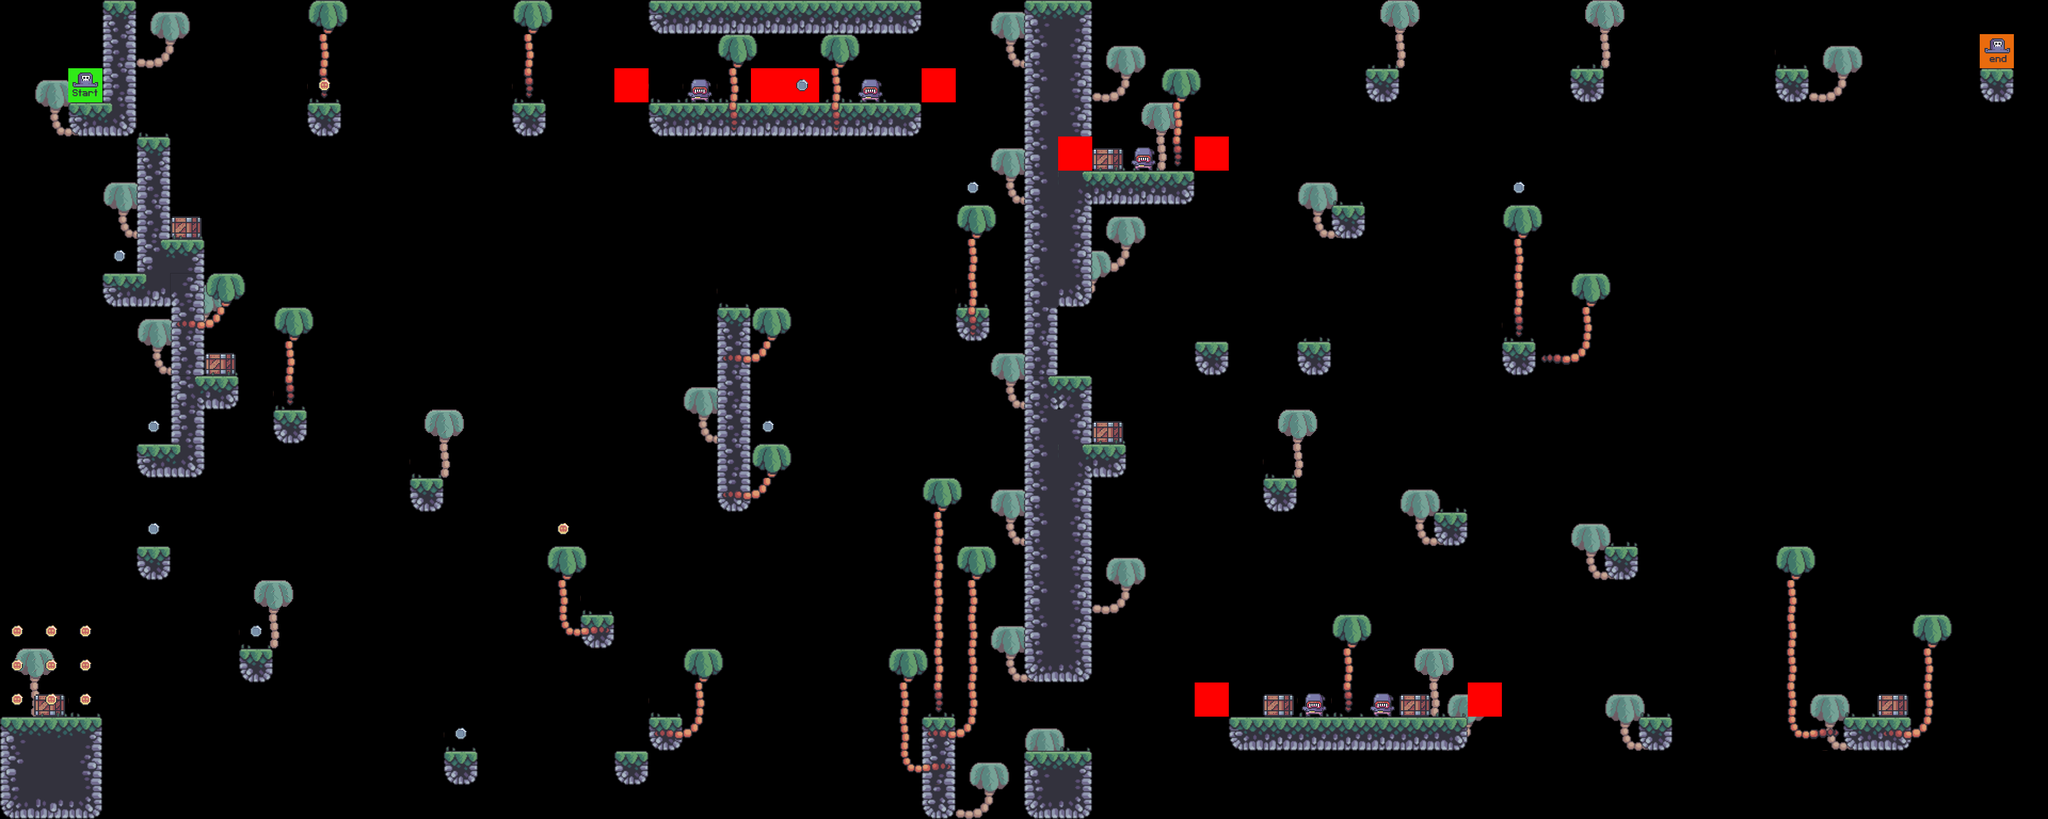

Tiled map render using the project's own tile images. Description and the map definition, with tile-layer contents summarised, below:
An orthogonal 60x24 tile map with 64x64 px tiles, 10 tile layers (bg_palms, terrain, crates, grass, ...), 8 tilesets.

<map version="1.8" tiledversion="1.8.2" orientation="orthogonal" renderorder="right-down" width="60" height="24" tilewidth="64" tileheight="64" infinite="0" nextlayerid="11" nextobjectid="1">
 <editorsettings>
  <export target="level_4.csv" format="csv" />
 </editorsettings>
 <tileset firstgid="1" source="../Official Tileset/terrain tiles pirate.tsx" />
 <tileset firstgid="86" source="../Official Tileset/palm_stem_grass.tsx" />
 <tileset firstgid="95" source="../Official Tileset/fg_palms.tsx" />
 <tileset firstgid="96" source="../Official Tileset/crates.tsx" />
 <tileset firstgid="97" source="../Official Tileset/enemy_tile.tsx" />
 <tileset firstgid="99" source="../Official Tileset/player_tiles.tsx" />
 <tileset firstgid="101" source="../Official Tileset/coin_tiles.tsx" />
 <tileset firstgid="103" source="../Official Tileset/bg_palms.tsx" />
 <layer id="1" name="bg_palms" width="60" height="24">
  <data>[1440 cells, 32 non-empty, 3 distinct tile ids]</data>
 </layer>
 <layer id="2" name="terrain" width="60" height="24">
  <data>[1440 cells, 132 non-empty, 23 distinct tile ids]</data>
 </layer>
 <layer id="3" name="crates" width="60" height="24">
  <data>[1440 cells, 8 non-empty, 1 distinct tile ids]</data>
 </layer>
 <layer id="4" name="grass" width="60" height="24">
  <data>[1440 cells, 43 non-empty, 2 distinct tile ids]</data>
 </layer>
 <layer id="5" name="enemy" width="60" height="24">
  <data>[1440 cells, 5 non-empty, 1 distinct tile ids]</data>
 </layer>
 <layer id="6" name="constraints" width="60" height="24">
  <data>[1440 cells, 8 non-empty, 1 distinct tile ids]</data>
 </layer>
 <layer id="7" name="fg_palms_stems" width="60" height="24">
  <data>[1440 cells, 61 non-empty, 6 distinct tile ids]</data>
 </layer>
 <layer id="8" name="fg_palms_leaves" width="60" height="24">
  <data>[1440 cells, 20 non-empty, 1 distinct tile ids]</data>
 </layer>
 <layer id="9" name="coins" width="60" height="24">
  <data>[1440 cells, 20 non-empty, 2 distinct tile ids]</data>
 </layer>
 <layer id="10" name="player" width="60" height="24">
  <data>[1440 cells, 2 non-empty, 2 distinct tile ids]</data>
 </layer>
</map>
